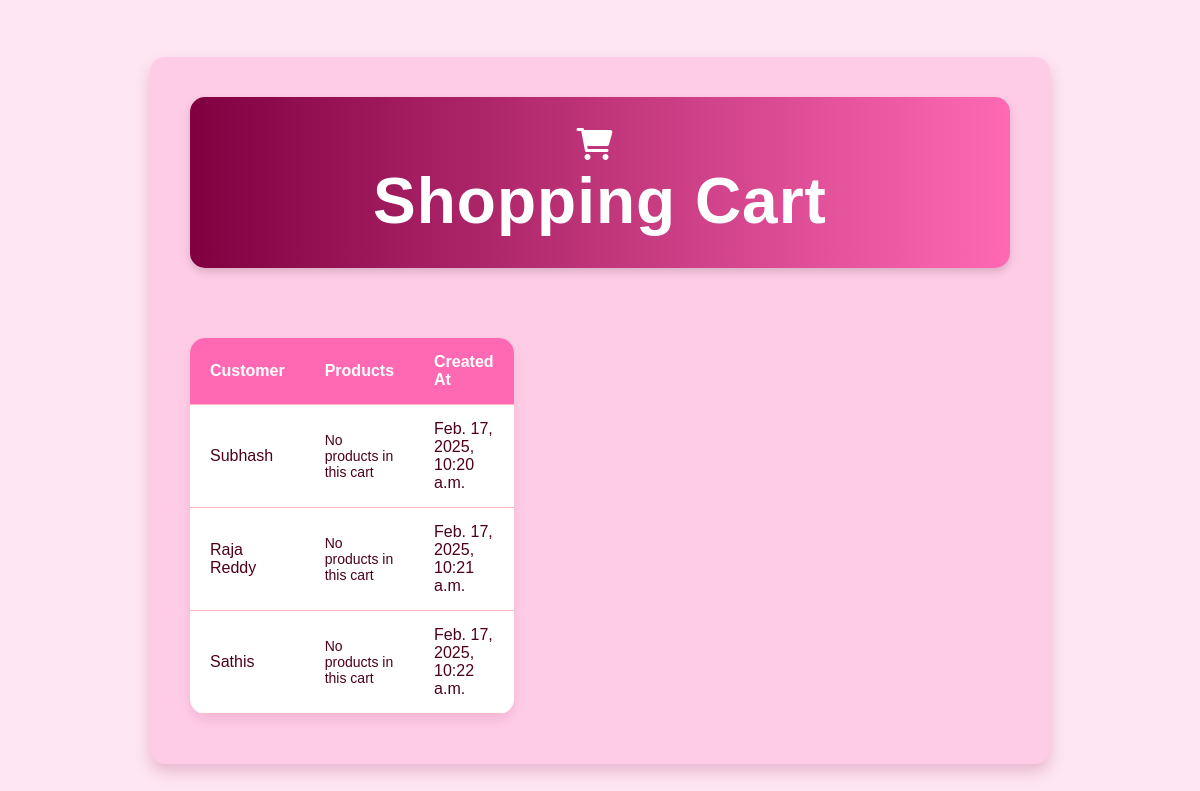
Page /cart/ on the committed database.
### store/models.py (models this page shows, shortened)
class Cart(models.Model):
    customer = models.ForeignKey(Customer, on_delete=models.CASCADE)
    created_at = models.DateTimeField(auto_now_add=True)

class Customer(models.Model):
    name = models.CharField(max_length=255)
    email = models.EmailField()
    address = models.TextField()

### store/views.py (the view)
# urls.py: path('cart/', views.cart, name='cart'),
def cart(request):
    carts = Cart.objects.all()
    return render(request, 'store/carts.html', {'carts': carts})

### store/templates/store/carts.html (shortened to what this page needs)
<!DOCTYPE html>
<html lang="en">
<head>
    <link rel="stylesheet" href="/static/style.css">
    <link href="https://cdnjs.cloudflare.com/ajax/libs/font-awesome/6.0.0-beta3/css/all.min.css" rel="stylesheet">
</head>
<body>
    <div class="container">
        <header>
            <i class="fas fa-shopping-cart"></i>
            <h1>Shopping Cart</h1>
        </header>
        <table>
            <thead>
                <tr>
                    <th>Customer</th>
                    <th>Products</th>
                    <th>Created At</th>
                </tr>
            </thead>
            <tbody>
                {% for cart in carts %}
                <tr>
                    <td>{{ cart.customer.name }}</td>
                    <td>
                        <ul>
                            {% for product in cart.product_set.all %}
                            <li>{{ product.name }} - <span class="product-price">${{ product.price }}</span></li>
                            {% empty %}
                            <li>No products in this cart</li>
                            {% endfor %}
                        </ul>
                    </td>
                    <td>{{ cart.created_at }}</td>
                </tr>
                {% empty %}
                <tr>
                    <td colspan="3">No carts available.</td>
                </tr>
                {% endfor %}
            </tbody>
        </table>
    </div>
</body>
</html>

### store/templates/store/static/style.css (style rules this page uses)
* { margin: 0; padding: 0; box-sizing: border-box; }
body { font-family: "Times New Roman", serif; background-color: #e6ffe6; color: #004d00; display: flex; flex-direction: column; align-items: center; min-height: 100vh; }
.container { width: 90%; max-width: 1200px; display: grid; grid-template-areas: "header header" "sidebar main" "footer footer"; grid-template-columns: 250px auto; grid-template-rows: auto 1fr auto; gap: 10px; margin-top: 20px; border-radius: 10px; overflow: hidden; box-shadow: 0px 4px 12px rgba(0, 128, 0, 0.4); }
header { grid-area: header; background: linear-gradient(to right, #008000, #32CD32); color: white; text-align: center; padding: 25px; font-size: 28px; font-weight: bold; letter-spacing: 1px; border-radius: 10px 10px 0 0; box-shadow: 0px 4px 6px rgba(0, 0, 0, 0.3); }

### store/templates/store/carts.html (style rules this page uses)
body { background-color: #ffe6f2; color: #4d0019; font-family: "Arial", sans-serif; display: flex; justify-content: center; align-items: center; min-height: 100vh; margin: 0; }
.container { width: 90%; max-width: 900px; background: #ffcce6; padding: 40px; border-radius: 15px; box-shadow: 0px 8px 16px rgba(128, 0, 64, 0.2); }
header { background: linear-gradient(to right, #800040, #FF69B4); color: white; text-align: center; padding: 30px; font-size: 32px; font-weight: bold; border-radius: 15px; margin-bottom: 30px; box-shadow: 0 4px 8px rgba(0, 0, 0, 0.15); }
header i { margin-right: 10px; }
table { width: 100%; border-collapse: collapse; margin-top: 30px; background-color: white; border-radius: 15px; overflow: hidden; box-shadow: 0px 6px 12px rgba(128, 0, 64, 0.1); }
th, td { padding: 15px 20px; text-align: left; border-bottom: 1px solid #FFB6C1; font-size: 16px; }
th { background-color: #FF69B4; color: white; }
td ul { list-style-type: none; padding: 0; margin: 0; }
td ul li { margin-bottom: 10px; font-size: 14px; color: #4d0019; }
td ul li:last-child { margin-bottom: 0; }

### rows in the picture
Cart: customer.name "Subhash", created_at "Feb. 17, 2025, 10:20 a.m."
Cart: customer.name "Raja Reddy", created_at "Feb. 17, 2025, 10:21 a.m."
Cart: customer.name "Sathis", created_at "Feb. 17, 2025, 10:22 a.m."
